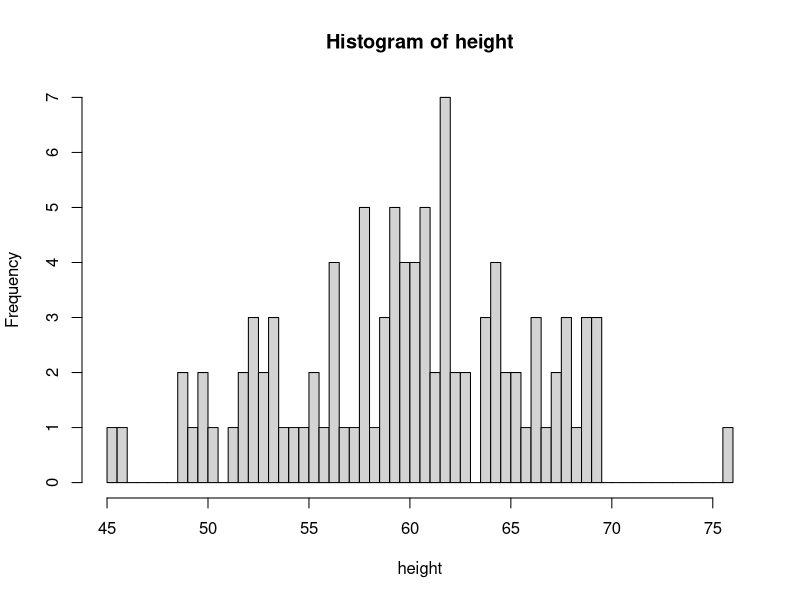
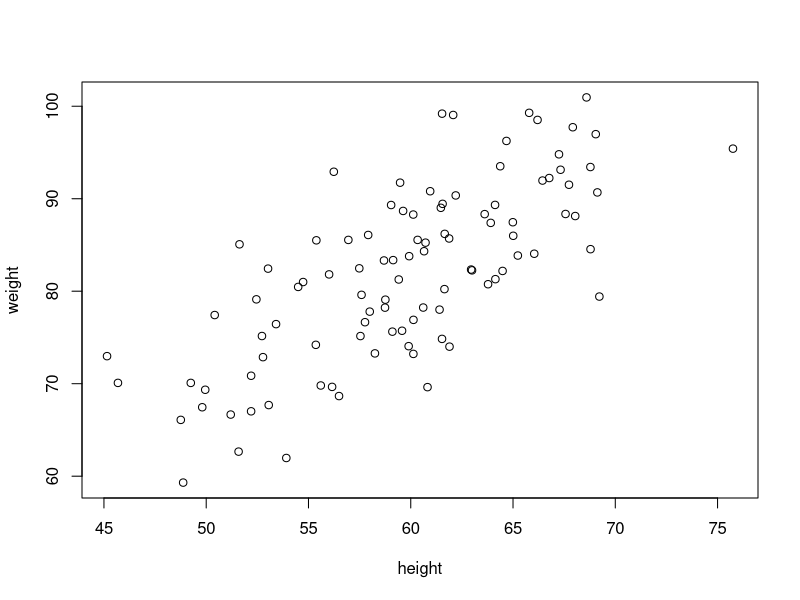

Recreate these plots in R, in order.
## ---- chunk 1
knitr::opts_chunk$set(echo = TRUE)
## ---- chunk 2
height <- rnorm(n=100, mean= 60, sd = 6)
weight <- height*1.2 +  rnorm(n=100, mean= 10, sd = 6)
hist(height, breaks=50)
plot(height, weight)
